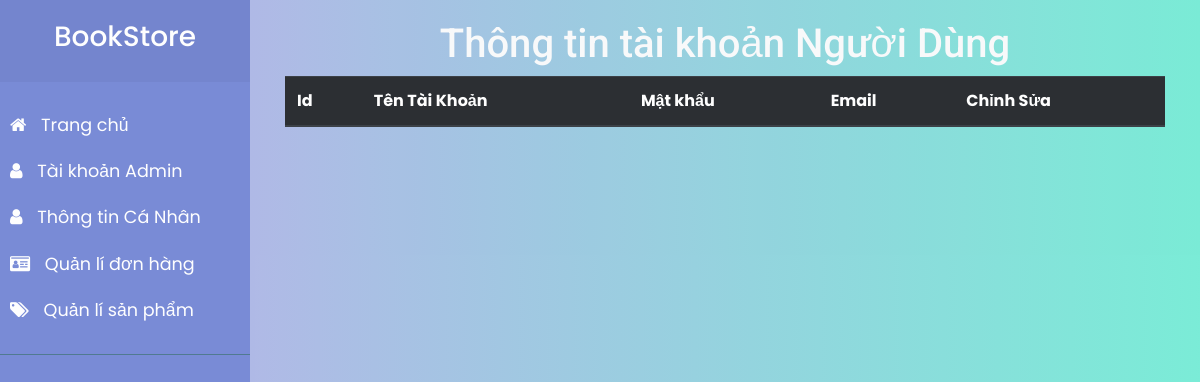
The page /Frontend/Admin/UserInfo.php on the database as committed earlier.
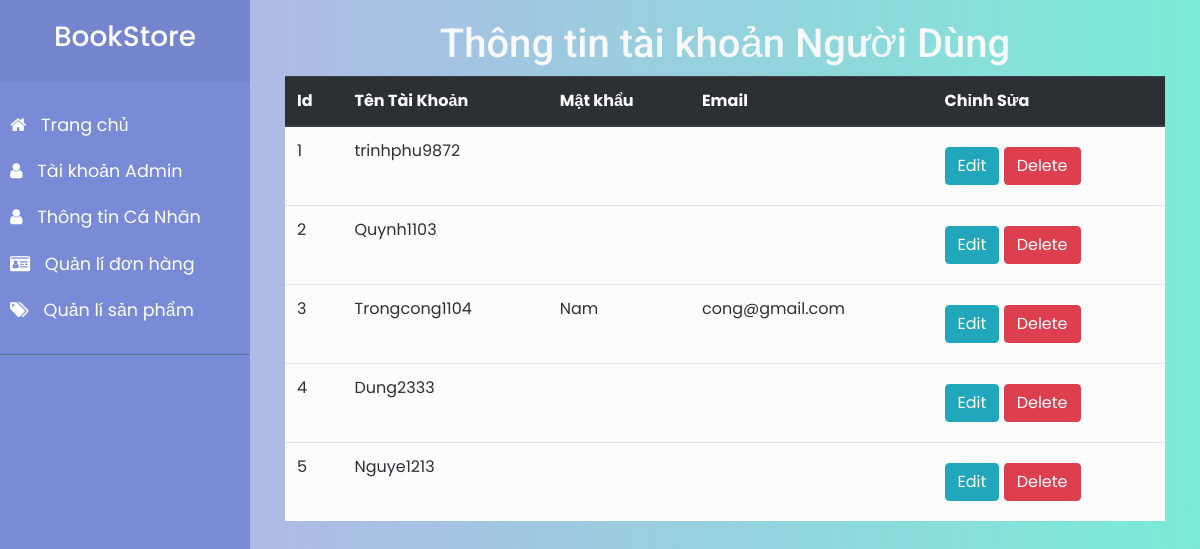
The same page on the database as committed later.
### tables this page shows
CREATE TABLE `taikhoan` (
  `maKH` int(11) NOT NULL,
  `Email` varchar(255) NOT NULL,
  `TenTk` text NOT NULL,
  `GioiTinh` varchar(255) NOT NULL,
  `NgaySinh` date DEFAULT NULL,
  `Phone` text NOT NULL,
  `DiaChi` varchar(255) NOT NULL,
  `MatKhau` text NOT NULL
);

### Frontend/Admin/UserInfo.php (the view, shortened to what this page needs)
<!DOCTYPE html>
<html lang="en">
  <head>
    <link
      rel="stylesheet"
      href="https://cdnjs.cloudflare.com/ajax/libs/font-awesome/4.7.0/css/font-awesome.min.css"
    />
    <link rel="stylesheet" href="css/bootstrap.min.css" />
    <link rel="stylesheet" href="css/jquery-ui.min.css" />
    <link rel="stylesheet" href="css/modal.css" />
    <link rel="stylesheet" href="css/style4.css" />
    <link rel="stylesheet" type="text/css" href="css/main.css" />
  </head>
  <body>
    <div class="wrapper">
      <?php
         include("sidebar.php");
      ?>
      <div id="content">
        <h1 class="text-center text-title-Don text-light">
          Thông tin tài khoản Người Dùng
        </h1>
        <div class="container my-auto">
          <div class="Data">
            <table class="table table-hover table-light">
              <thead class="thead-dark  ">
                <tr>
                  <th scope="col">Id</th>
                  <th scope="col">Tên Tài Khoản</th>
                  <th scope="col">Mật khẩu</th>
                  <th scope="col">Email</th>
                  <th scope="col">Chỉnh Sửa</th>
                </tr>
              </thead>
              <tbody>
              <?php
                      include('connect.php');
                      $lenh = "select * from taikhoan";
                      $kq = mysqli_query($conn,$lenh);
                      while($row = mysqli_fetch_row($kq))
                      {
                        echo"
                        <tr key=$row[0] id='item'>
                            <td>$row[0]</td>
                            <td>$row[2]</td>
                            <td>$row[3]</td>
                            <td>$row[1]</td>
                            <td>
                            <a href='updateUser.php?edit=$row[0]'><button class='my-2 btn btn-info' >Edit</button></a>
                              <a href='processUser.php?delete=$row[0]'><button class='my-2 btn btn-danger' onclick='xoa($row[2])' )'>Delete</button></a>
                            </td>
                        </tr>
                        ";
                      };
                  ?>
              </tbody>
            </table>
          </div>
        </div>
      </div>
    </div>
  </body>
</html>

Rows that differ between the two databases and show on the page:
added taikhoan: maKH "1", TenTk "trinhphu9872"
added taikhoan: maKH "2", TenTk "Quynh1103"
added taikhoan: maKH "3", TenTk "Trongcong1104", GioiTinh "Nam", Email "cong@gmail.com"
added taikhoan: maKH "4", TenTk "Dung2333"
added taikhoan: maKH "5", TenTk "Nguye1213"
